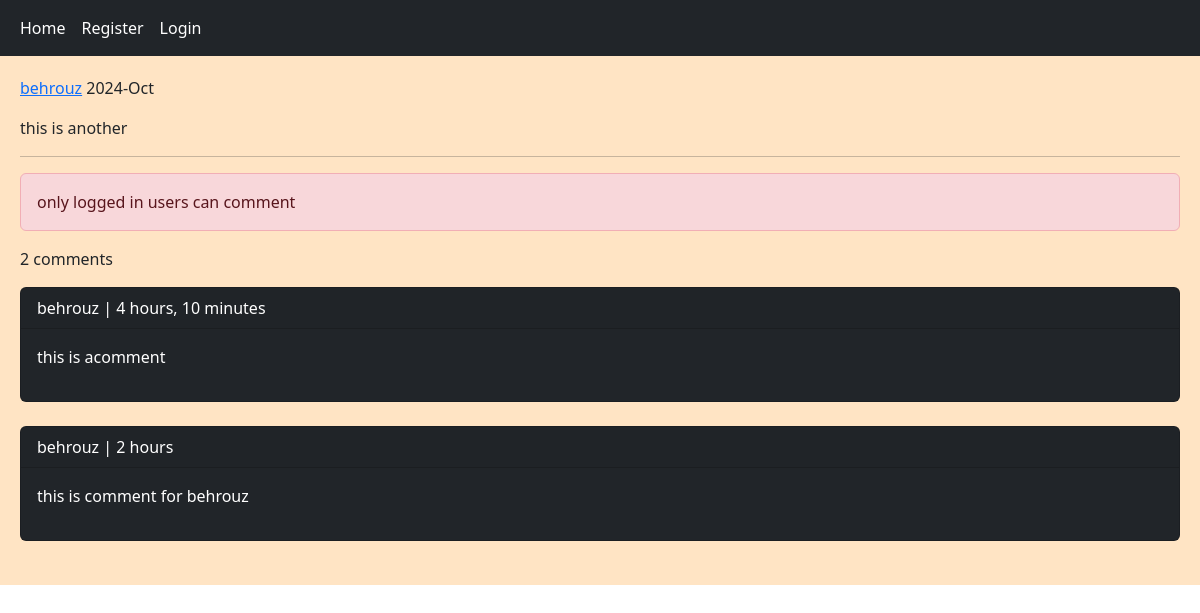
The app's page /post/6/this-is-another/, older data.
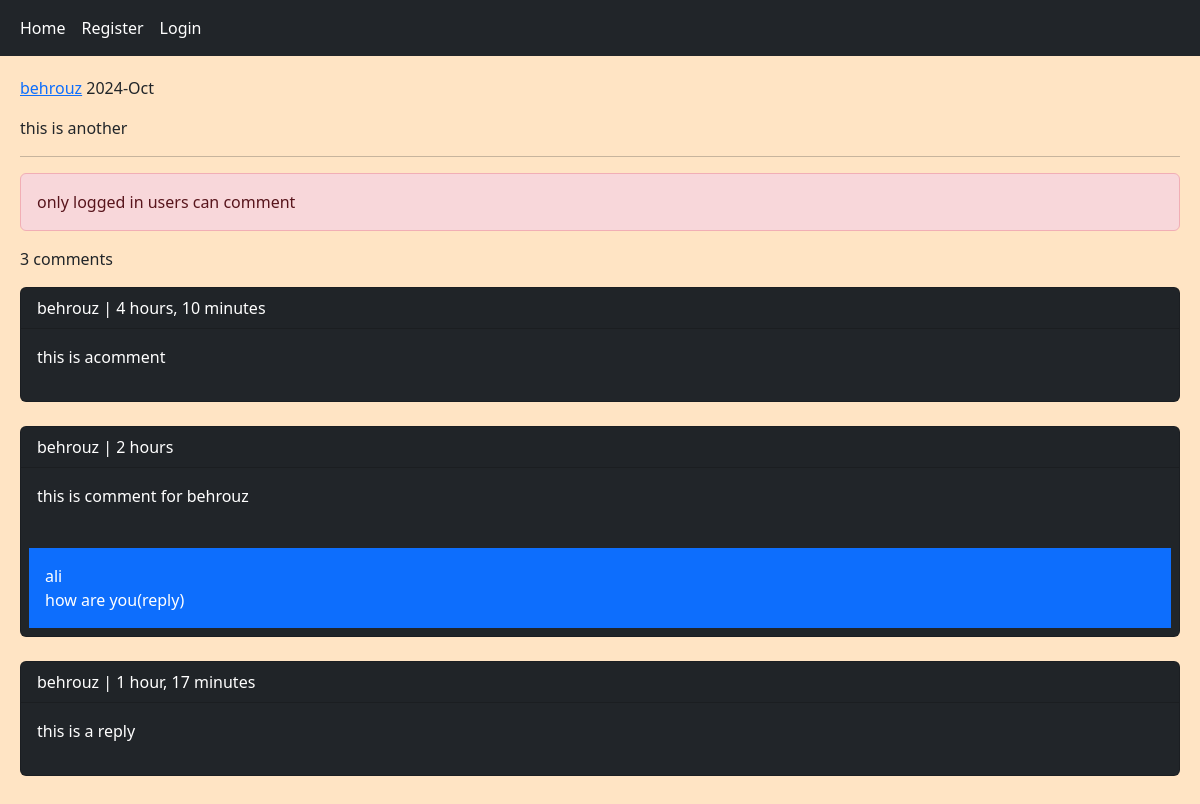
The same page, newer data.
### home/models.py (models this page shows, shortened)
class Comment(models.Model):
    user = models.ForeignKey(User, on_delete= models.CASCADE, related_name= 'ucomments')
    post = models.ForeignKey(Post, on_delete= models.CASCADE, related_name= 'pcomments')
    reply = models.ForeignKey('self', on_delete= models.CASCADE, related_name= 'rcomments',blank=True, null= True)
    is_reply = models.BooleanField(default= False)
    body = models.TextField(max_length=400)
    created = models.DateTimeField(auto_now_add=True)

### home/views.py (the view, shortened to what this page needs)
# urls.py: path('post/<int:post_id>/<slug:post_slug>/', views.PostDetailView.as_view(), name='post_detail'),
class PostDetailView(View):
    form_class = CommentCreatreForm
    form_class_reply = ReplyCommentForm
    def setup(self, request, *args, **kwargs):
        self.post_instance = get_object_or_404(Post, pk = kwargs['post_id'], slug = kwargs['post_slug'])
        return super().setup(request, *args, **kwargs)
    def get(self, request, post_id, post_slug):
        comments = self.post_instance.pcomments.filter(is_reply = False)
        return render(request, 'home/detail.html', {
            'post': self.post_instance,
            'comments': comments, 'form': self.form_class,
            'reply_form': self.form_class_reply
            })

### home/templates/home/detail.html (shortened to what this page needs)
{% extends 'base.html' %}
{% block content %}
    <p><a href="{% url 'account:user_profile' post.user.id %}">{{ post.user.username }}</a>  {{ post.updated |date:"Y-M" }}</p>
    <p>{{ post.body }}</p><hr/>
    {% if request.user.is_authenticated %}
        <form action="" method="POST">
            {% csrf_token %}
            {{ form.as_p }}
            <input type="submit" value="send">
        </form><br/>
    {% else %}
        <p class="alert alert-danger">only logged in users can comment</p>
    {% endif %}
    <p>{{ comments.count }} comments</p>
    {% for comment in comments %}
        <div class="card bg-dark text-white">
            <p class="card-header">{{ comment.user }} | {{ comment.created | timesince }}</p>
            <p class="card-body">{{ comment.body }}</p>
            {% with replies=comment.rcomments.all %}
            {% for reply in replies %}
                <p class="bg-primary p-3 m-2">{{ reply.user }} <br/> {{ reply.body }}</p>
            {% endfor %}
            {% endwith %}
        </div><br/>
    {% empty %}
        <p>No comments yet</p>
    {% endfor %}
{% endblock %}

Row changes from the older to the newer data that the page shows:
added Comment: user "ali", body "how are you(reply)", shown under "behrouz"
added Comment: user "behrouz", created "1 hour, 17 minutes", body "this is a reply"
Text that changed along with them:
{{ comments.count }}: "2" → "3"
